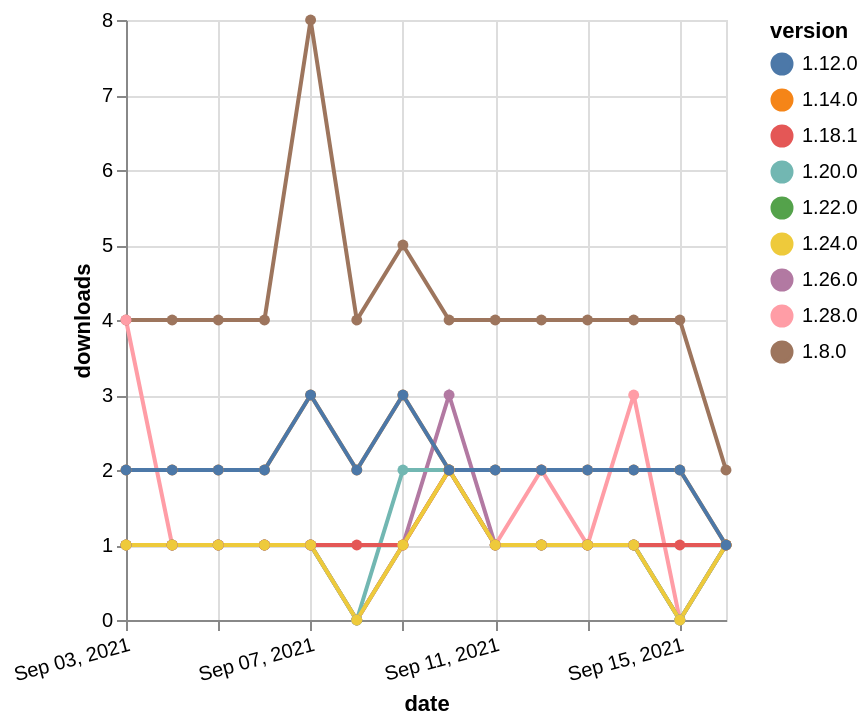

Source (Vega-Lite JSON):
### Vega-Lite specification from a JSON file in a GitHub repository (floating-point values rounded to 4 significant figures)
{"$schema": "https://vega.github.io/schema/vega-lite/v5.json", "description": "A simple bar chart with embedded data.", "data": {"values": [{"date": "2021-09-03", "total": 242, "delta": 1, "version": "1.22.0"}, {"date": "2021-09-04", "total": 243, "delta": 1, "version": "1.22.0"}, {"date": "2021-09-05", "total": 244, "delta": 1, "version": "1.22.0"}, {"date": "2021-09-06", "total": 245, "delta": 1, "version": "1.22.0"}, {"date": "2021-09-07", "total": 246, "delta": 1, "version": "1.22.0"}, {"date": "2021-09-08", "total": 246, "delta": 0, "version": "1.22.0"}, {"date": "2021-09-09", "total": 247, "delta": 1, "version": "1.22.0"}, {"date": "2021-09-10", "total": 249, "delta": 2, "version": "1.22.0"}, {"date": "2021-09-11", "total": 250, "delta": 1, "version": "1.22.0"}, {"date": "2021-09-12", "total": 251, "delta": 1, "version": "1.22.0"}, {"date": "2021-09-13", "total": 252, "delta": 1, "version": "1.22.0"}, {"date": "2021-09-14", "total": 253, "delta": 1, "version": "1.22.0"}, {"date": "2021-09-15", "total": 253, "delta": 0, "version": "1.22.0"}, {"date": "2021-09-16", "total": 254, "delta": 1, "version": "1.22.0"}, {"date": "2021-09-03", "total": 6258, "delta": 4, "version": "1.8.0"}, {"date": "2021-09-04", "total": 6262, "delta": 4, "version": "1.8.0"}, {"date": "2021-09-05", "total": 6266, "delta": 4, "version": "1.8.0"}, {"date": "2021-09-06", "total": 6270, "delta": 4, "version": "1.8.0"}, {"date": "2021-09-07", "total": 6278, "delta": 8, "version": "1.8.0"}, {"date": "2021-09-08", "total": 6282, "delta": 4, "version": "1.8.0"}, {"date": "2021-09-09", "total": 6287, "delta": 5, "version": "1.8.0"}, {"date": "2021-09-10", "total": 6291, "delta": 4, "version": "1.8.0"}, {"date": "2021-09-11", "total": 6295, "delta": 4, "version": "1.8.0"}, {"date": "2021-09-12", "total": 6299, "delta": 4, "version": "1.8.0"}, {"date": "2021-09-13", "total": 6303, "delta": 4, "version": "1.8.0"}, {"date": "2021-09-14", "total": 6307, "delta": 4, "version": "1.8.0"}, {"date": "2021-09-15", "total": 6311, "delta": 4, "version": "1.8.0"}, {"date": "2021-09-16", "total": 6313, "delta": 2, "version": "1.8.0"}, {"date": "2021-09-03", "total": 126, "delta": 4, "version": "1.28.0"}, {"date": "2021-09-04", "total": 127, "delta": 1, "version": "1.28.0"}, {"date": "2021-09-05", "total": 128, "delta": 1, "version": "1.28.0"}, {"date": "2021-09-06", "total": 129, "delta": 1, "version": "1.28.0"}, {"date": "2021-09-07", "total": 130, "delta": 1, "version": "1.28.0"}, {"date": "2021-09-08", "total": 130, "delta": 0, "version": "1.28.0"}, {"date": "2021-09-09", "total": 131, "delta": 1, "version": "1.28.0"}, {"date": "2021-09-10", "total": 133, "delta": 2, "version": "1.28.0"}, {"date": "2021-09-11", "total": 134, "delta": 1, "version": "1.28.0"}, {"date": "2021-09-12", "total": 136, "delta": 2, "version": "1.28.0"}, {"date": "2021-09-13", "total": 137, "delta": 1, "version": "1.28.0"}, {"date": "2021-09-14", "total": 140, "delta": 3, "version": "1.28.0"}, {"date": "2021-09-15", "total": 140, "delta": 0, "version": "1.28.0"}, {"date": "2021-09-16", "total": 141, "delta": 1, "version": "1.28.0"}, {"date": "2021-09-03", "total": 204, "delta": 1, "version": "1.26.0"}, {"date": "2021-09-04", "total": 205, "delta": 1, "version": "1.26.0"}, {"date": "2021-09-05", "total": 206, "delta": 1, "version": "1.26.0"}, {"date": "2021-09-06", "total": 207, "delta": 1, "version": "1.26.0"}, {"date": "2021-09-07", "total": 208, "delta": 1, "version": "1.26.0"}, {"date": "2021-09-08", "total": 208, "delta": 0, "version": "1.26.0"}, {"date": "2021-09-09", "total": 209, "delta": 1, "version": "1.26.0"}, {"date": "2021-09-10", "total": 212, "delta": 3, "version": "1.26.0"}, {"date": "2021-09-11", "total": 213, "delta": 1, "version": "1.26.0"}, {"date": "2021-09-12", "total": 214, "delta": 1, "version": "1.26.0"}, {"date": "2021-09-13", "total": 215, "delta": 1, "version": "1.26.0"}, {"date": "2021-09-14", "total": 216, "delta": 1, "version": "1.26.0"}, {"date": "2021-09-15", "total": 216, "delta": 0, "version": "1.26.0"}, {"date": "2021-09-16", "total": 217, "delta": 1, "version": "1.26.0"}, {"date": "2021-09-03", "total": 209, "delta": 1, "version": "1.20.0"}, {"date": "2021-09-04", "total": 210, "delta": 1, "version": "1.20.0"}, {"date": "2021-09-05", "total": 211, "delta": 1, "version": "1.20.0"}, {"date": "2021-09-06", "total": 212, "delta": 1, "version": "1.20.0"}, {"date": "2021-09-07", "total": 213, "delta": 1, "version": "1.20.0"}, {"date": "2021-09-08", "total": 213, "delta": 0, "version": "1.20.0"}, {"date": "2021-09-09", "total": 215, "delta": 2, "version": "1.20.0"}, {"date": "2021-09-10", "total": 217, "delta": 2, "version": "1.20.0"}, {"date": "2021-09-11", "total": 218, "delta": 1, "version": "1.20.0"}, {"date": "2021-09-12", "total": 219, "delta": 1, "version": "1.20.0"}, {"date": "2021-09-13", "total": 220, "delta": 1, "version": "1.20.0"}, {"date": "2021-09-14", "total": 221, "delta": 1, "version": "1.20.0"}, {"date": "2021-09-15", "total": 221, "delta": 0, "version": "1.20.0"}, {"date": "2021-09-16", "total": 222, "delta": 1, "version": "1.20.0"}, {"date": "2021-09-03", "total": 470, "delta": 1, "version": "1.18.1"}, {"date": "2021-09-04", "total": 471, "delta": 1, "version": "1.18.1"}, {"date": "2021-09-05", "total": 472, "delta": 1, "version": "1.18.1"}, {"date": "2021-09-06", "total": 473, "delta": 1, "version": "1.18.1"}, {"date": "2021-09-07", "total": 474, "delta": 1, "version": "1.18.1"}, {"date": "2021-09-08", "total": 475, "delta": 1, "version": "1.18.1"}, {"date": "2021-09-09", "total": 476, "delta": 1, "version": "1.18.1"}, {"date": "2021-09-10", "total": 478, "delta": 2, "version": "1.18.1"}, {"date": "2021-09-11", "total": 479, "delta": 1, "version": "1.18.1"}, {"date": "2021-09-12", "total": 480, "delta": 1, "version": "1.18.1"}, {"date": "2021-09-13", "total": 481, "delta": 1, "version": "1.18.1"}, {"date": "2021-09-14", "total": 482, "delta": 1, "version": "1.18.1"}, {"date": "2021-09-15", "total": 483, "delta": 1, "version": "1.18.1"}, {"date": "2021-09-16", "total": 484, "delta": 1, "version": "1.18.1"}, {"date": "2021-09-03", "total": 188, "delta": 1, "version": "1.24.0"}, {"date": "2021-09-04", "total": 189, "delta": 1, "version": "1.24.0"}, {"date": "2021-09-05", "total": 190, "delta": 1, "version": "1.24.0"}, {"date": "2021-09-06", "total": 191, "delta": 1, "version": "1.24.0"}, {"date": "2021-09-07", "total": 192, "delta": 1, "version": "1.24.0"}, {"date": "2021-09-08", "total": 192, "delta": 0, "version": "1.24.0"}, {"date": "2021-09-09", "total": 193, "delta": 1, "version": "1.24.0"}, {"date": "2021-09-10", "total": 195, "delta": 2, "version": "1.24.0"}, {"date": "2021-09-11", "total": 196, "delta": 1, "version": "1.24.0"}, {"date": "2021-09-12", "total": 197, "delta": 1, "version": "1.24.0"}, {"date": "2021-09-13", "total": 198, "delta": 1, "version": "1.24.0"}, {"date": "2021-09-14", "total": 199, "delta": 1, "version": "1.24.0"}, {"date": "2021-09-15", "total": 199, "delta": 0, "version": "1.24.0"}, {"date": "2021-09-16", "total": 200, "delta": 1, "version": "1.24.0"}, {"date": "2021-09-03", "total": 2601, "delta": 2, "version": "1.14.0"}, {"date": "2021-09-04", "total": 2603, "delta": 2, "version": "1.14.0"}, {"date": "2021-09-05", "total": 2605, "delta": 2, "version": "1.14.0"}, {"date": "2021-09-06", "total": 2607, "delta": 2, "version": "1.14.0"}, {"date": "2021-09-07", "total": 2610, "delta": 3, "version": "1.14.0"}, {"date": "2021-09-08", "total": 2612, "delta": 2, "version": "1.14.0"}, {"date": "2021-09-09", "total": 2615, "delta": 3, "version": "1.14.0"}, {"date": "2021-09-10", "total": 2617, "delta": 2, "version": "1.14.0"}, {"date": "2021-09-11", "total": 2619, "delta": 2, "version": "1.14.0"}, {"date": "2021-09-12", "total": 2621, "delta": 2, "version": "1.14.0"}, {"date": "2021-09-13", "total": 2623, "delta": 2, "version": "1.14.0"}, {"date": "2021-09-14", "total": 2625, "delta": 2, "version": "1.14.0"}, {"date": "2021-09-15", "total": 2627, "delta": 2, "version": "1.14.0"}, {"date": "2021-09-16", "total": 2628, "delta": 1, "version": "1.14.0"}, {"date": "2021-09-03", "total": 2591, "delta": 2, "version": "1.12.0"}, {"date": "2021-09-04", "total": 2593, "delta": 2, "version": "1.12.0"}, {"date": "2021-09-05", "total": 2595, "delta": 2, "version": "1.12.0"}, {"date": "2021-09-06", "total": 2597, "delta": 2, "version": "1.12.0"}, {"date": "2021-09-07", "total": 2600, "delta": 3, "version": "1.12.0"}, {"date": "2021-09-08", "total": 2602, "delta": 2, "version": "1.12.0"}, {"date": "2021-09-09", "total": 2605, "delta": 3, "version": "1.12.0"}, {"date": "2021-09-10", "total": 2607, "delta": 2, "version": "1.12.0"}, {"date": "2021-09-11", "total": 2609, "delta": 2, "version": "1.12.0"}, {"date": "2021-09-12", "total": 2611, "delta": 2, "version": "1.12.0"}, {"date": "2021-09-13", "total": 2613, "delta": 2, "version": "1.12.0"}, {"date": "2021-09-14", "total": 2615, "delta": 2, "version": "1.12.0"}, {"date": "2021-09-15", "total": 2617, "delta": 2, "version": "1.12.0"}, {"date": "2021-09-16", "total": 2618, "delta": 1, "version": "1.12.0"}]}, "width": "container", "mark": {"type": "line", "point": {"filled": true}}, "encoding": {"x": {"field": "date", "type": "temporal", "timeUnit": "yearmonthdate", "title": "date", "axis": {"labelAngle": -15}}, "y": {"field": "delta", "type": "quantitative", "title": "downloads"}, "color": {"field": "version", "type": "nominal"}, "tooltip": {"field": "delta"}}}
